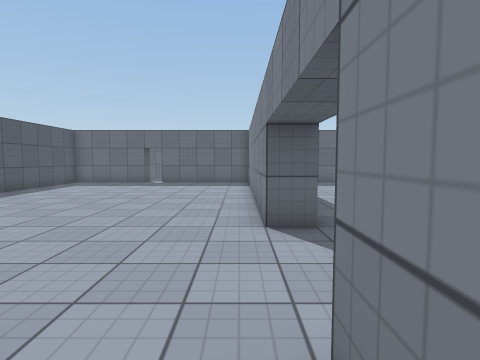
[1] (above)

19 first-person views from a walk through a scene from a Unity 3-D project. The camera is 1.3 m above the floor, tilts 4° down and sees 80° across. The floor is counted in squares, 1 m on a side. Each view is taken from the middle of a square. On the plan, view 1 faces up. The plan holds only what a view shows up to about 13 squares ahead; the rest is blank. The place goes on beyond the plan. The player character is not drawn. Surface patterns are stand-ins for the level's own textures.

[2]
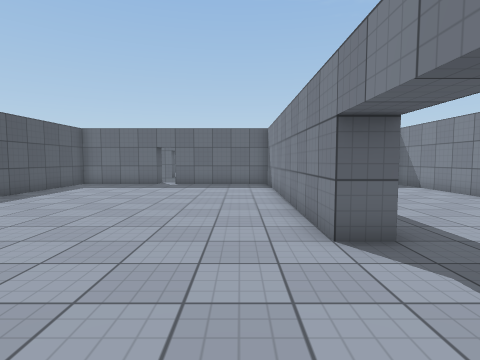

[3]
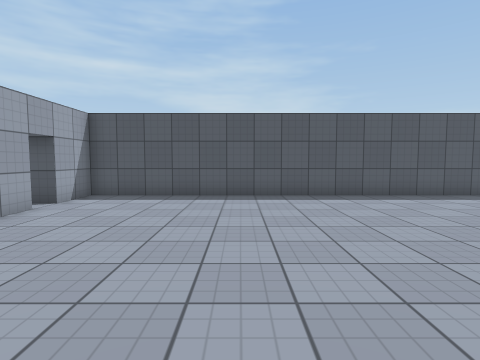

[4]
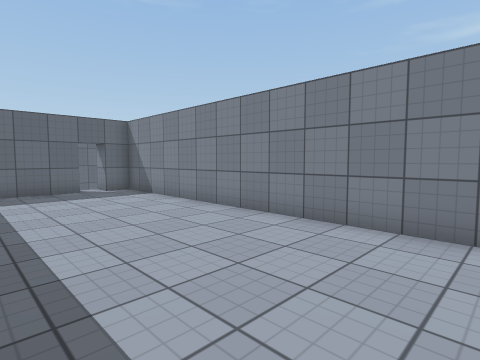

[5]
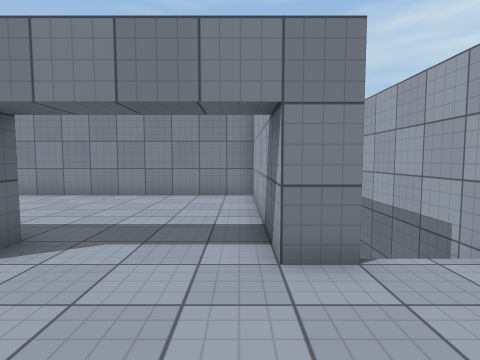

[6]
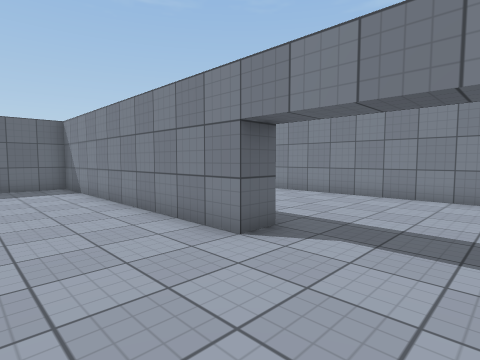

[7]
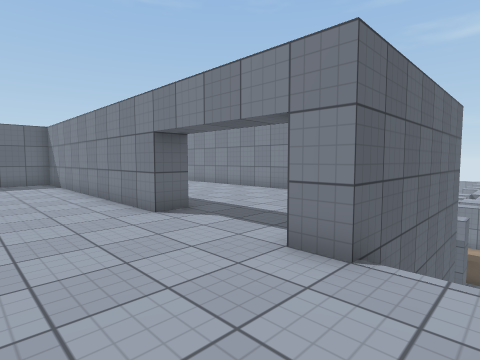

[8]
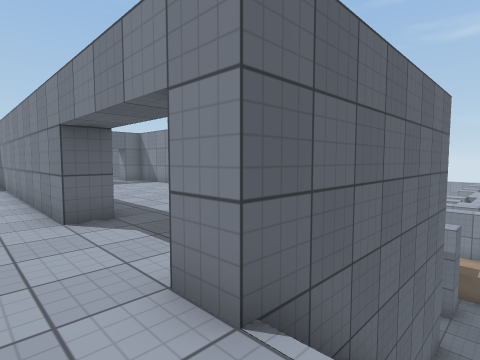

[9]
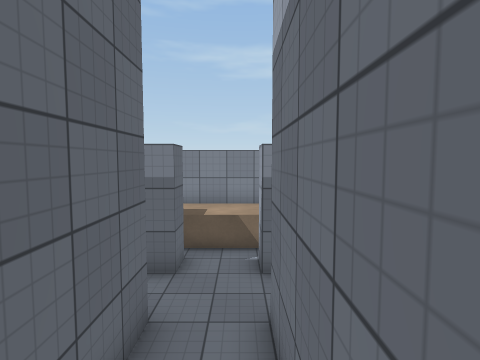

[10]
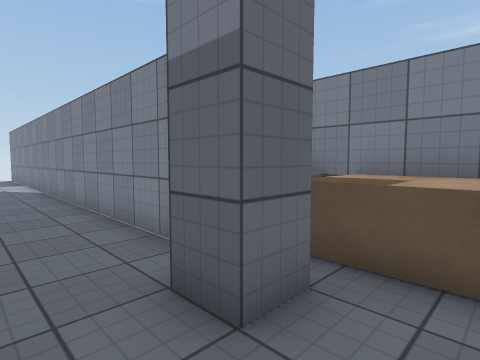

[11]
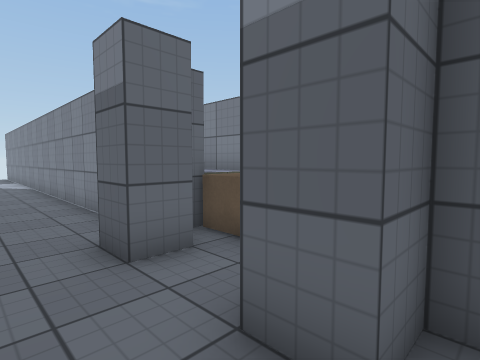

[12]
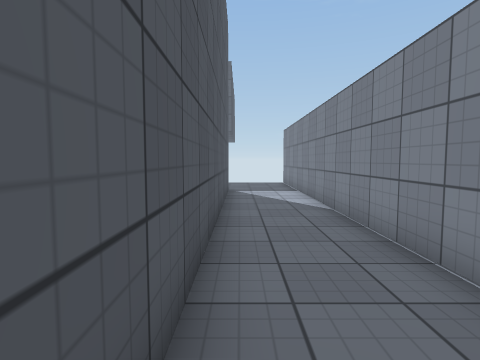

[13]
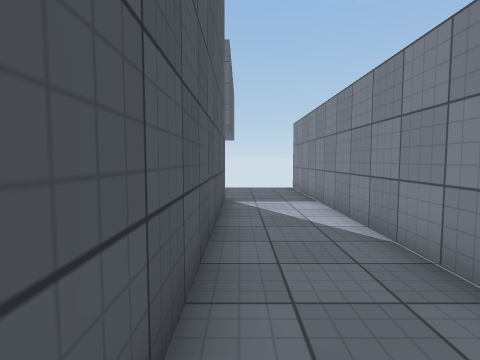

[14]
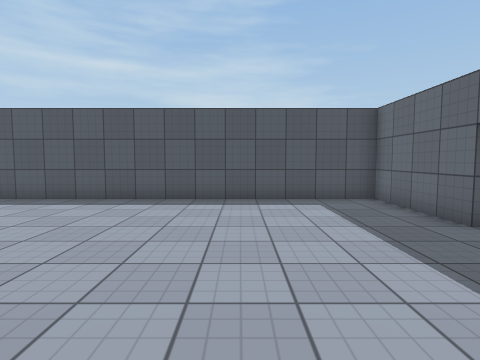

[15]
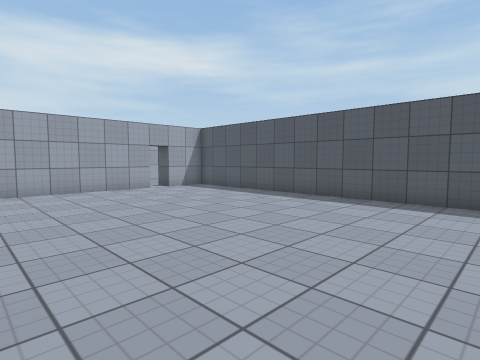

[16]
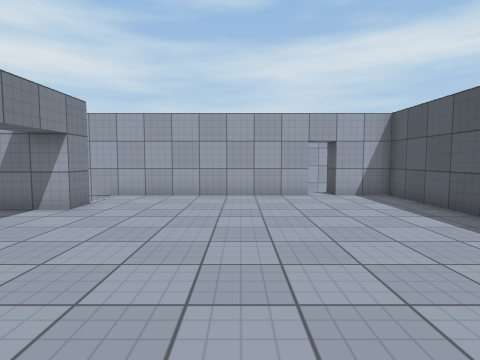

[17]
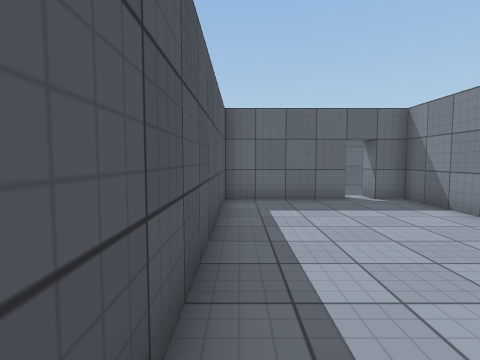

[18]
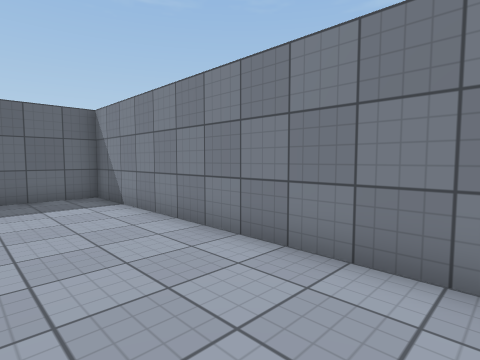

[19]
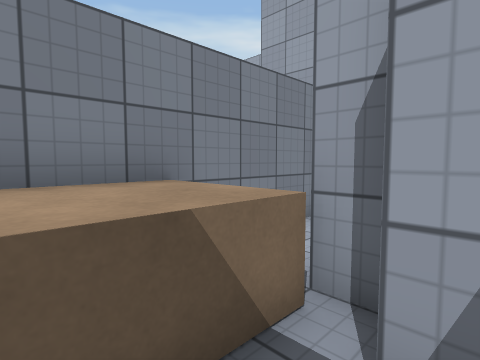

### Floor plan
Key: @ floor where view 1 was taken; # wall or solid block; . main floor; - floor 4 m lower than the main floor; / step, stairs or slope; = window, fence, low wall or low ledge; ^ raised ledge.
Columns run from 10 left of view 1 to 15 right of it. Each row starts with its distance up from view 1.
 16 #...... ...#......#---#
 15 #..........#......#---#
 14 #..........#......#---#
 13 #..........#......#---#
 12 #..........#......#---#
 11 #..........#......#---#
 10 #..........#......#---#
  9 #..........#......#---#
  8 #..........#......#---#
  7 #..........#......#---#
  6 #..........#......#---#
  5 #.................#---#
  4 #.................#---#  #
  3 #.................#---# ^#
  2 #.................#---#^^#
  1 #..........########--##^^#
  0 #.........@///    ----=^^#
 -1 #..........// /   ----=^^#
 -2 ###.###############--##^^#
 -3                    - -##-#
 -4                         -#
 -5                         -#
 -6                         -#
 -7                          #

Positions as (right, up) in squares from view 1, and headings:
1: (0, 0), facing up
2: (-1, 1), facing up
3: (1, 4), facing left
4: (2, 4), facing up-right
5: (-3, 2), facing right
6: (-3, 2), facing up-right
7: (-3, -1), facing up-right
8: (-1, -1), facing up-right
9: (4, -1), facing right
10: (9, -1), facing up-right
11: (9, -3), facing up-right
12: (9, 5), facing up
13: (9, 8), facing up
14: (0, 12), facing left
15: (0, 11), facing down-left
16: (-4, 9), facing down
17: (2, 7), facing up
18: (-3, 6), facing up-right
19: (11, 0), facing down-right
